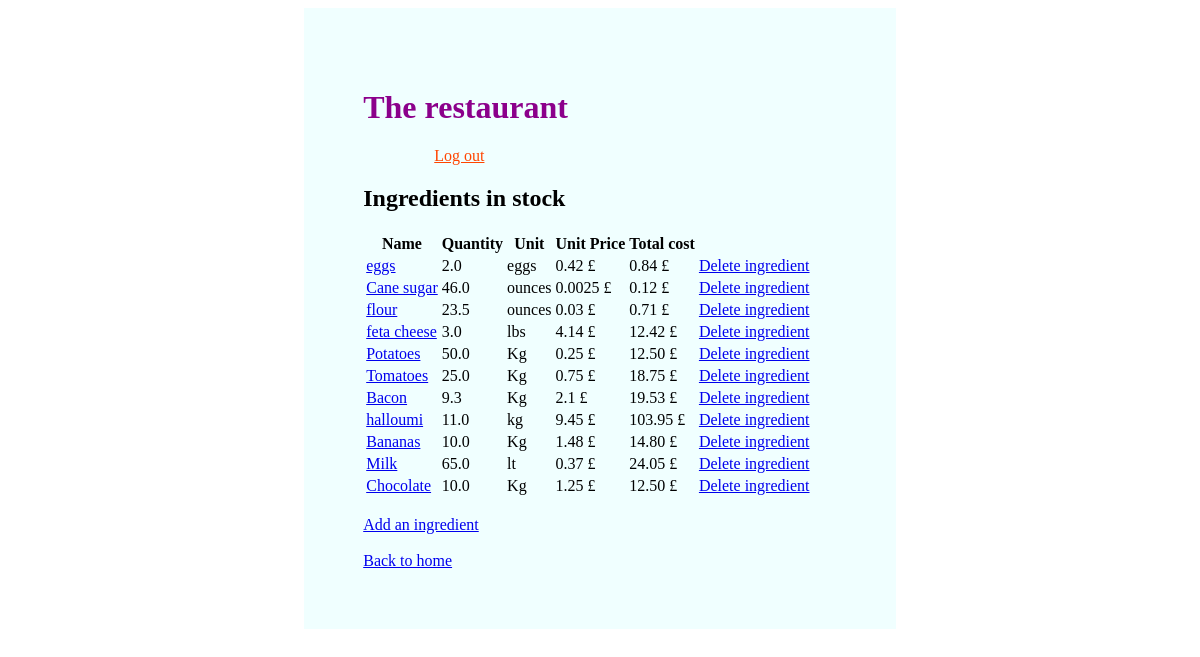
/ingredients/ (signed in), run on the app's committed database.
### inventory/models.py (models this page shows, shortened)
class Ingredient(models.Model):
    name = models.CharField(unique=True, max_length=300)
    quantity = models.FloatField(default=0)
    unit = models.CharField(max_length=20)
    unit_price = models.FloatField(default=0)

### inventory/views.py (the view)
# urls.py: path("ingredients/", views.IngredientView.as_view(), name='ingredients'),
class IngredientView(LoginRequiredMixin, TemplateView):
    login_url ='login'
    template_name = "ingredients.html"
    def get_context_data(self, **kwargs):
        context = super().get_context_data(**kwargs)
        context["ingredients"] = Ingredient.objects.all()
        return context

### inventory/templates/ingredients.html (shortened to what this page needs)
{% extends 'base.html' %} {% load static %} {% block title %}The restaurant{% endblock %}
{% block content %}
{% load mathfilters %}
<div>
    <h2>Ingredients in stock</h2>
    <table>
      <thead>
        <tr>
          <th>Name</th>
          <th>Quantity</th>
          <th>Unit</th>
          <th>Unit Price</th>
          <th>Total cost</th>
        </tr>
      </thead>
      <tbody>
        {% for ingredient in ingredients %}
        <tr>
          <td><a href="{% url "updateingredient" ingredient.id %}">{{ ingredient.name }}</a></td>
          <td>{{ ingredient.quantity }}</td>
          <td>{{ ingredient.unit }}</td>
          <td>{{ ingredient.unit_price }} £</td>
          <td>{{ ingredient.quantity|mul:ingredient.unit_price|floatformat:2 }} £</td>
          <td><a href="{% url "deleteingredient" ingredient.id %}">Delete ingredient</a></td>
        {% endfor %}
      </tbody>
    </table>
  <br>
  <a href="{% url 'addingredient'%}">Add an ingredient</a>  </div>
  <br>
  <a href="{% url 'home'%}">Back to home</a>
{% endblock %}

### data on the page
Ingredient: name "eggs", quantity "2.0", unit "eggs", unit_price "0.42", quantity|mul "0.84"
Ingredient: name "Cane sugar", quantity "46.0", unit "ounces", unit_price "0.0025", quantity|mul "0.12"
Ingredient: name "flour", quantity "23.5", unit "ounces", unit_price "0.03", quantity|mul "0.71"
Ingredient: name "feta cheese", quantity "3.0", unit "lbs", unit_price "4.14", quantity|mul "12.42"
Ingredient: name "Potatoes", quantity "50.0", unit "Kg", unit_price "0.25", quantity|mul "12.50"
Ingredient: name "Tomatoes", quantity "25.0", unit "Kg", unit_price "0.75", quantity|mul "18.75"
Ingredient: name "Bacon", quantity "9.3", unit "Kg", unit_price "2.1", quantity|mul "19.53"
Ingredient: name "halloumi", quantity "11.0", unit "kg", unit_price "9.45", quantity|mul "103.95"
Ingredient: name "Bananas", quantity "10.0", unit "Kg", unit_price "1.48", quantity|mul "14.80"
Ingredient: name "Milk", quantity "65.0", unit "lt", unit_price "0.37", quantity|mul "24.05"
Ingredient: name "Chocolate", quantity "10.0", unit "Kg", unit_price "1.25", quantity|mul "12.50"
